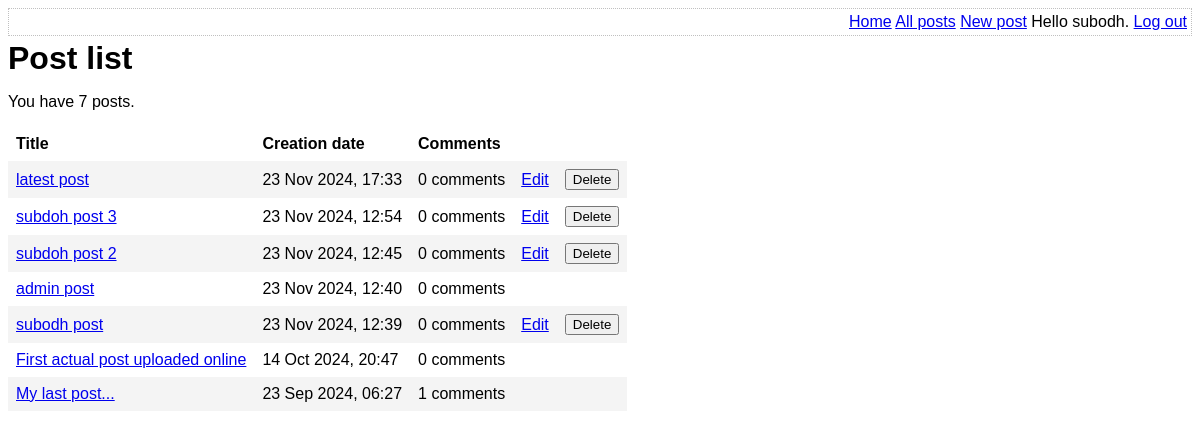
The app's page /list-posts.php (signed in), older data.
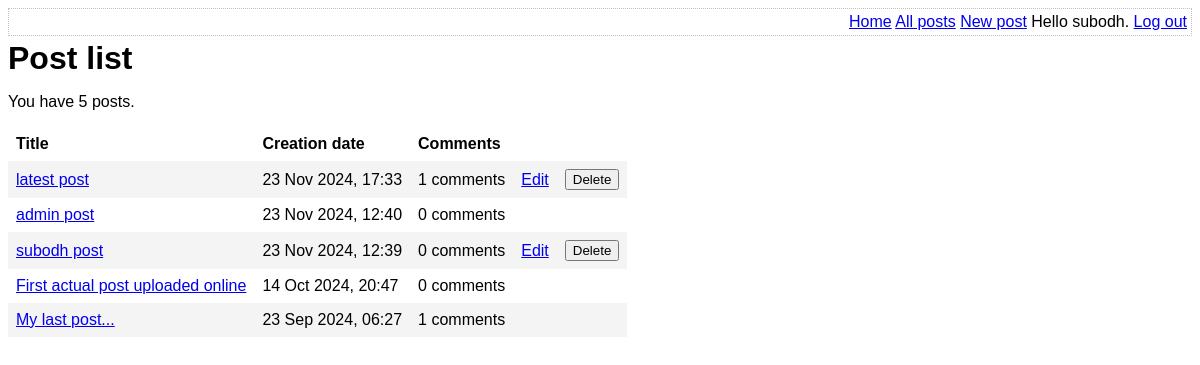
The same page, newer data.
### tables this page shows
CREATE TABLE post (
	id INTEGER PRIMARY KEY AUTOINCREMENT NOT NULL,
	title VARCHAR NOT NULL,
	body VARCHAR NOT NULL,
	user_id INTEGER NOT NULL,
	created_at VARCHAR NOT NULL,
	updated_at VARCHAR,
	FOREIGN KEY (user_id) REFERENCES user(id)
);

### lib/common.php (called while the page is built, shortened)
<?php
function htmlEscape($html)
{
    return htmlspecialchars($html, ENT_HTML5, 'UTF-8');
}
function convertSqlDate($sqlDate)
{
    $date = DateTime::createFromFormat('Y-m-d H:i:s', $sqlDate);
    return $date->format('d M Y, H:i');
}
function getAuthUser()
{
    if(isLoggedIn()){
        return $_SESSION['logged_in_username'];
    }
    else{
        return null;
    }
}
function isLoggedIn()
{
    return isset($_SESSION['logged_in_username']);
}
function getAllPosts(PDO $pdo)
{
    $stmt = $pdo -> query(
        'SELECT id, title, created_at, body, (SELECT COUNT(*) FROM comment WHERE comment.post_id = post.id) comment_count FROM post ORDER BY created_at DESC'
    );
    return $stmt->fetchAll(PDO::FETCH_ASSOC);
}
function getUserFromUserId(PDO $pdo, $userId){
    $sql = 'SELECT username FROM user WHERE id=:id';
    $stmt = $pdo -> prepare($sql);
    $stmt->execute(
        array('id' => $userId)
    );
    return $stmt->fetchColumn();
}
function getUserFromPostId(PDO $pdo, $postId)
{
    $sql = 'SELECT user_id FROM post WHERE id=:id';
    $stmt = $pdo->prepare($sql);
    $stmt -> execute(
        array('id' => $postId)
    );
    return $stmt->fetchColumn();
}
function checkUser(PDO $pdo, $postId, $username)
{
    $userId = getUserFromPostId($pdo, $postId);
    $author = getUserFromUserId($pdo, $userId);
    $adminUsername = 'admin';
    $allowed = false;
    if($author === $username or $username === $adminUsername)
    {
        $allowed = true;
    }
    return $allowed;
}

### list-posts.php (the view, shortened to what this page needs)
<?php
require_once 'lib/common.php';
$pdo = getPDO();
$posts = getAllPosts($pdo);
?>
<DOCTYPE html>
<html>
    <head>
        <?php require_once 'templates/head.php' ?>
    </head>
    <body>
        <?php require_once 'templates/top-menu.php' ?>
        <h1> Post list </h1>
        <p> You have <?php echo count($posts)?> posts. </p>
        <form method="post">
            <table id="post-list">
                <thead>
                    <tr>
                        <th> Title </th>
                        <th> Creation date </th>
                        <th> Comments </th>
                        <th></th>
                        <th></th>
                    </tr>
                </thead>
                <tbody>
                    <?php foreach ($posts as $post): ?>
                        <tr>
                            <td>
                                <a href="view-post.php?post_id=<?php echo $post['id'] ?>"><?php echo htmlEscape($post['title'])?></a>
                            </td>
                            <td>
                                <?php echo convertSqlDate($post['created_at']) ?>
                            </td>
                            <td>
                                <?php echo htmlEscape($post['comment_count']); ?> comments
                            </td>
                            <td>
                                <?php if(checkUser($pdo, $post['id'], getAuthUser())): ?>
                                    <a href="edit-post.php?post_id=<?php echo $post['id']?>">Edit</a>
                                <?php endif ?>
                            </td>
                            <td>
                                <?php if(checkUser($pdo, $post['id'], getAuthUser())): ?>
                                    <input
                                        type="submit"
                                        name="delete-post[<?php echo $post['id']?>]"
                                        value="Delete"
                                    />
                                <?php endif ?>
                            </td>
                        </tr>
                        <?php endforeach ?>
                </tbody>
            </table>
        </form>
    </body>
</html>

Row changes from the older to the newer data that the page shows:
removed post: title "subdoh post 3", created_at "23 Nov 2024, 12:54", comment_count "0"
removed post: title "subdoh post 2", created_at "23 Nov 2024, 12:45", comment_count "0"
computed for post "latest post": comment_count "0" → "1"
Text that changed along with them:
count($posts): "7" → "5"
